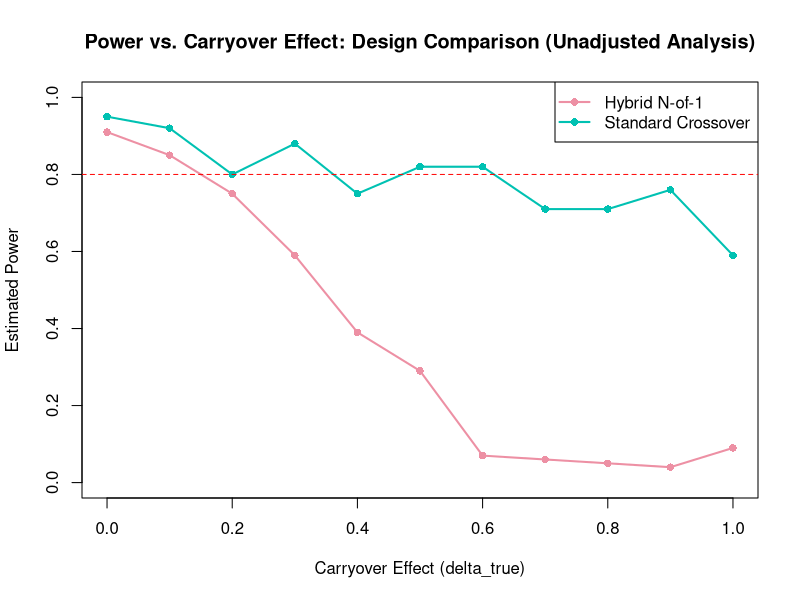
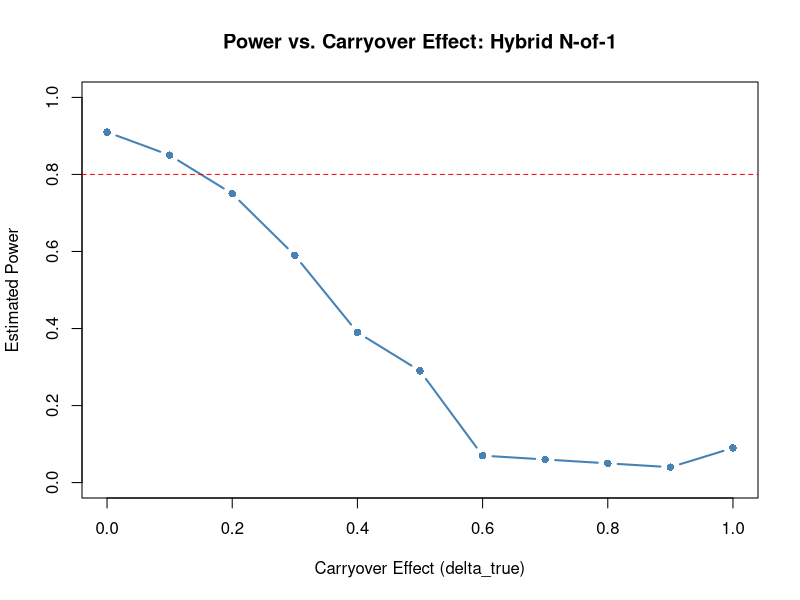
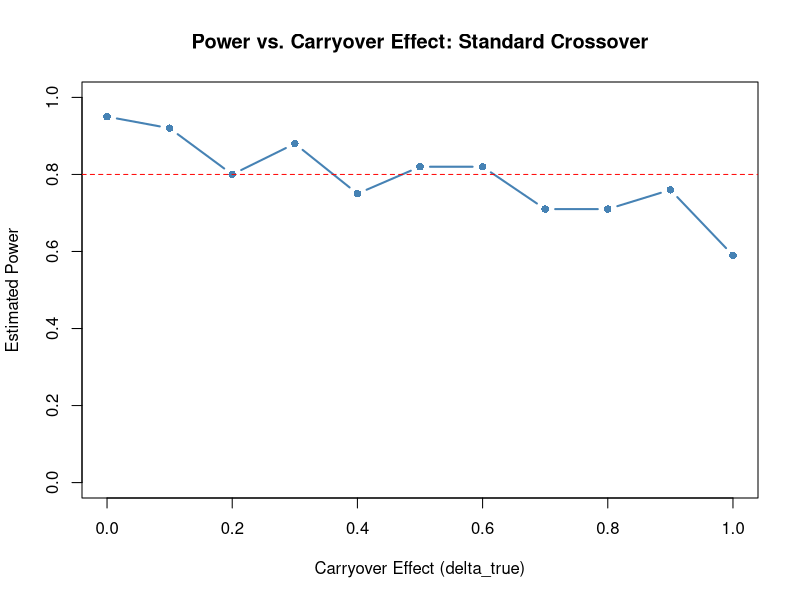

The R script that drew these images, in order:
# ------------------------------------------------------------------------------
# Simulation Study: Impact of Carryover on Treatment Effect Estimates in
# Multiple Trial Designs
#
# Purpose:
#   To evaluate the bias and loss of power caused by carryover effects
#   when they are present but not adjusted for in the analysis.
#   Modular design allows comparison of different trial structures.
#
# Key Elements:
#   - Simulated data includes drug effects, carryover contamination, and noise
#   - No adjustment is made for carryover in the analysis
#   - Power is estimated by repeating simulations across a range of carryover values
#
# Dependencies: dplyr, tidyr, stringr, progress
# ------------------------------------------------------------------------------

library(dplyr)
library(tidyr)

# ------------------------
# Global Parameters
# ------------------------

set.seed(2025)
n_subj <- 40              # number of subjects
base_treat_effect <-.50  # true treatment effect
sigma <- 1.0              # residual standard deviation
nsim <- 100              # simulations per delta level
alpha <- 0.05             # test significance threshold

# ------------------------
# Trial Design Definitions
# ------------------------

# Design 1: Hybrid N-of-1 Design
# - Period 1: Open-label (all on drug)
# - Periods 2-3: Blinded discontinuation (everyone reaches placebo by period 3)
# - Periods 4-5: Brief crossover
hybrid_nof1 <- list(
  name = "Hybrid N-of-1",
  sequences = list(
    S1 = c("D", "D", "P", "D", "P"),  # Late discontinuation
    S2 = c("D", "D", "P", "P", "D"),  # Late discontinuation
    S3 = c("D", "P", "P", "D", "P"),  # Early discontinuation
    S4 = c("D", "P", "P", "P", "D")   # Early discontinuation
  )
)

# Design 2: Standard Crossover Design
# - Periods 1-2: First treatment phase
# - Periods 3-5: Second treatment phase (after crossover)
standard_crossover <- list(
  name = "Standard Crossover",
  sequences = list(
    C1 = c("D", "D", "P", "P", "P"),  # Drug first, then placebo
    C2 = c("P", "P", "D", "D", "D")   # Placebo first, then drug
  )
)

# List of all designs for easy iteration
trial_designs <- list(
  hybrid_nof1 = hybrid_nof1,
  standard_crossover = standard_crossover
)

# ------------------------
# Analysis Methods
# ------------------------

# Unadjusted contrast analysis (ignores carryover)
analyze_unadjusted <- function(data) {
  contrast_df <- data %>%
    group_by(Subject) %>%
    summarise(
      mean_D = mean(Y[Treatment == "D"]),
      mean_P = mean(Y[Treatment == "P"]),
      contrast = mean_D - mean_P,
      .groups = "drop"
    )
  t.test(contrast_df$contrast, mu = 0)$p.value
}

# Template for additional analysis methods:
# analyze_new_method <- function(data) {
#   # Your analysis code here
#   # Return p-value
# }

# List of available analysis methods
analysis_methods <- list(
  "Unadjusted" = analyze_unadjusted
  # "New Method" = analyze_new_method  # Add new methods here
)

# ------------------------
# Simulation Functions
# ------------------------

# Generate simulated data for one trial
generate_trial_data <- function(delta_true, design) {
  tibble(Subject = 1:n_subj) %>%
    mutate(Sequence = sample(names(design$sequences), n(), replace = TRUE)) %>%
    rowwise() %>%
    mutate(TreatmentSeq = list(design$sequences[[Sequence]])) %>%
    unnest_longer(TreatmentSeq, values_to = "Treatment") %>%
    group_by(Subject) %>%
    mutate(
      Period = row_number(),
      Treatment = factor(Treatment, levels = c("D", "P")),
      Carryover = Treatment == "P" & lag(Treatment) == "D",
      Carryover = replace_na(Carryover, FALSE),
      mu = case_when(
        Treatment == "D" ~ base_treat_effect,
        Treatment == "P" & Carryover == TRUE ~ delta_true,
        TRUE ~ 0
      ),
      Y = mu + rnorm(n(), 0, sigma)
    ) %>%
    ungroup()
}

# Run simulation for specific delta, design, and analysis method
run_sim <- function(delta_true, design, analysis_method) {
  p_values <- numeric(nsim)

  for (i in 1:nsim) {
    trial_data <- generate_trial_data(delta_true, design)
    p_values[i] <- analysis_method(trial_data)
  }

  mean(p_values < alpha)
}

# ------------------------
# Run Power Analysis Across Carryover Values for All Designs and Methods
# ------------------------

delta_grid <- seq(0, 1, by = 0.1)

# Run simulations for all combinations of designs and analysis methods
results_list <- list()

for (design_name in names(trial_designs)) {
  design <- trial_designs[[design_name]]
  
  for (method_name in names(analysis_methods)) {
    method_func <- analysis_methods[[method_name]]
    
    cat("Running simulations for", design$name, "with", method_name, "analysis...\n")
    
    power_results <- sapply(delta_grid, function(delta) {
      cat(sprintf("  %s (%s): delta=%s\n", design$name, method_name, delta))
      run_sim(delta, design, method_func)
    })
    
    combo_name <- paste0(design_name, "_", gsub(" ", "_", method_name))
    results_list[[combo_name]] <- tibble(
      Design = design$name,
      Analysis = method_name,
      Carryover_Effect = delta_grid,
      Power = power_results
    )
    
    cat("\n")  # Add newline after progress bar
  }
}

# Combine results
all_results <- bind_rows(results_list)

# Create side-by-side comparison table
comparison_table <- all_results %>%
  select(Design, Carryover_Effect, Power) %>%
  pivot_wider(names_from = Design, values_from = Power)

# Print side-by-side results
cat("\n", "Power Comparison Across Designs (Unadjusted Analysis):\n")
cat("======================================================\n")
print(comparison_table, digits = 3)

# Print individual design results for reference
cat("\n", "Individual Design Results:\n")
cat("==========================\n")
for (design_name in names(trial_designs)) {
  cat("\n", trial_designs[[design_name]]$name, "Results:\n")
  print(filter(all_results, Design == trial_designs[[design_name]]$name) %>% 
        select(Carryover_Effect, Power), digits = 3)
}

# ------------------------
# Optional: Plot Results
# ------------------------

# Plot comparing all designs
designs_in_results <- unique(all_results$Design)
cols <- hcl.colors(length(designs_in_results), palette = "Set 2")

plot(NULL, xlim = range(delta_grid), ylim = c(0, 1),
     xlab = "Carryover Effect (delta_true)",
     ylab = "Estimated Power",
     main = "Power vs. Carryover Effect: Design Comparison (Unadjusted Analysis)")
for (j in seq_along(designs_in_results)) {
  d <- all_results[all_results$Design == designs_in_results[j], ]
  lines(d$Carryover_Effect, d$Power, col = cols[j], lwd = 2)
  points(d$Carryover_Effect, d$Power, col = cols[j], pch = 16)
}
abline(h = 0.8, lty = 2, col = "red")
legend("topright", legend = designs_in_results, col = cols, lwd = 2, pch = 16)

# Individual plots for each design
for (design_name in names(trial_designs)) {
  design_data <- filter(all_results, Design == trial_designs[[design_name]]$name)
  plot(design_data$Carryover_Effect, design_data$Power,
       type = "b", col = "steelblue", lwd = 2, pch = 16,
       xlim = range(delta_grid), ylim = c(0, 1),
       xlab = "Carryover Effect (delta_true)",
       ylab = "Estimated Power",
       main = paste("Power vs. Carryover Effect:", trial_designs[[design_name]]$name))
  abline(h = 0.8, lty = 2, col = "red")
}
